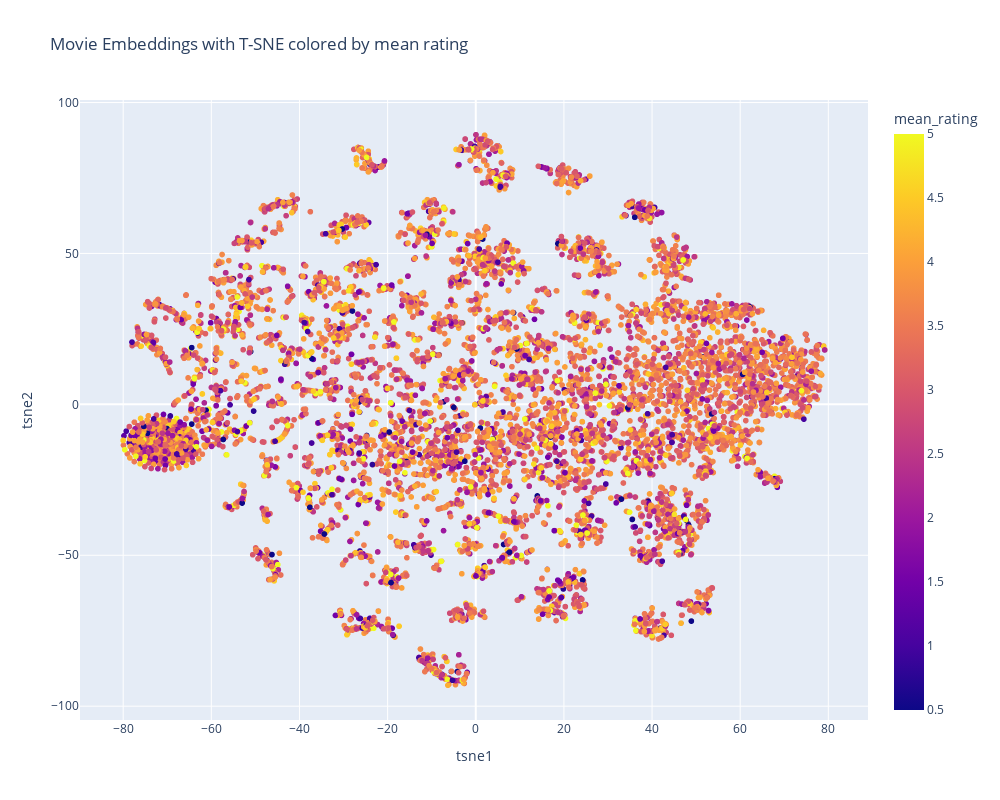

The notebook cell saved with this chart:
### Markdown cell above
Let's do the same with t-sne, an algorithm specialized for visualizing high dimensional spaces, you can read more about it there : https://en.wikipedia.org/wiki/T-distributed_stochastic_neighbor_embedding

### Code cell
from sklearn.manifold import TSNE

#TOFILL:

#récupérer les embedding values
movie_embedding_matrix = best_model.get_layer("q_i__movie_embedding").get_weights()[0] # [0] car get_weights return une liste [embedding_vector] et on veut accéder au contenu

#scalling des embedding values
scaler = StandardScaler()
movie_embedding_scalled = scaler.fit_transform(movie_embedding_matrix)

#application TSNE sur les embedding values
tsne = TSNE(n_components=2, perplexity=30, max_iter=1000, random_state=42)
movie_embedding_2D_tsne = tsne.fit_transform(movie_embedding_scalled)

#création des labels:
movie_ids = dataset["movieId"].unique()
movie_id_df = pd.DataFrame({'movieId': movie_ids})
movie_with_titles = movie_id_df.merge(df_movies, on='movieId', how='left')
labels = movie_with_titles['title']


# Calculer la moyenne des ratings par film (pour ajouter de la couleur)
mean_ratings = dataset.groupby('movieId')['rating'].mean().reset_index()
mean_ratings.columns = ['movieId', 'mean_rating']

df_proj = pd.DataFrame({
    'movieId': movie_with_titles['movieId'],
    'tsne1' : movie_embedding_2D_tsne[:, 0], 
    'tsne2': movie_embedding_2D_tsne[:, 1],
    'title': labels })

# Fusionner avec la moyenne des ratings --> fait le lien entre la moyenne calculée avant, pour avoir les info de note moyenne relié aux noms des films via movieId
df_proj = df_proj.merge(mean_ratings, on='movieId', how='left')

# Visualisation avec couleur selon la moyenne des notes
fig = px.scatter(
    df_proj,
    x='tsne1',
    y='tsne2',
    color='mean_rating',
    hover_data=["title", "mean_rating"],
    title="Movie Embeddings with T-SNE colored by mean rating",
    color_continuous_scale='Plasma',
    width=1000,
    height=800
)

fig.show()

### Figure 1 — Plotly figure (JSON) as saved in the notebook; plotly's stock layout.template omitted (floating-point values rounded to 4 significant figures; data arrays with more than 128 entries replaced by an {"elided": "..."} marker saying what was removed)
{"data": [{"customdata": {"elided": "9724x2 mixed values"}, "hovertemplate": "tsne1=%{x}<br>tsne2=%{y}<br>title=%{customdata[0]}<br>mean_rating=%{marker.color}<extra></extra>", "legendgroup": "", "marker": {"color": {"elided": "9724 float values"}, "coloraxis": "coloraxis", "symbol": "circle"}, "mode": "markers", "name": "", "showlegend": false, "type": "scattergl", "x": {"elided": "9724 float values"}, "xaxis": "x", "y": {"elided": "9724 float values"}, "yaxis": "y"}], "layout": {"coloraxis": {"colorbar": {"title": {"text": "mean_rating"}}, "colorscale": [[0, "#0d0887"], [0.1111, "#46039f"], [0.2222, "#7201a8"], [0.3333, "#9c179e"], [0.4444, "#bd3786"], [0.5556, "#d8576b"], [0.6667, "#ed7953"], [0.7778, "#fb9f3a"], [0.8889, "#fdca26"], [1, "#f0f921"]]}, "height": 800, "legend": {"tracegroupgap": 0}, "title": {"text": "Movie Embeddings with T-SNE colored by mean rating"}, "width": 1000, "xaxis": {"anchor": "y", "domain": [0, 1], "title": {"text": "tsne1"}}, "yaxis": {"anchor": "x", "domain": [0, 1], "title": {"text": "tsne2"}}}}
